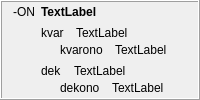
            <widget class="QFrame" name="frame_31">
             <property name="frameShape">
              <enum>QFrame::Box</enum>
             </property>
             <property name="frameShadow">
              <enum>QFrame::Raised</enum>
             </property>
             <layout class="QHBoxLayout" name="horizontalLayout_53">
              <property name="topMargin">
               <number>3</number>
              </property>
              <property name="bottomMargin">
               <number>3</number>
              </property>
              <item>
               <widget class="QLabel" name="label_306">
                <property name="sizePolicy">
                 <sizepolicy hsizetype="Maximum" vsizetype="Preferred">
                  <horstretch>0</horstretch>
                  <verstretch>0</verstretch>
                 </sizepolicy>
                </property>
                <property name="text">
                 <string>-ON</string>
                </property>
                <property name="alignment">
                 <set>Qt::AlignHCenter|Qt::AlignTop</set>
                </property>
                <property name="tipo" stdset="0">
                 <string>afikso</string>
                </property>
               </widget>
              </item>
              <item>
               <layout class="QVBoxLayout" name="verticalLayout_391">
                <item>
                 <widget class="QLabel" name="Lec09_Label699">
                  <property name="sizePolicy">
                   <sizepolicy hsizetype="Preferred" vsizetype="Maximum">
                    <horstretch>0</horstretch>
                    <verstretch>0</verstretch>
                   </sizepolicy>
                  </property>
                  <property name="styleSheet">
                   <string notr="true">font-weight: bold;</string>
                  </property>
                  <property name="text">
                   <string>TextLabel</string>
                  </property>
                  <property name="wordWrap">
                   <bool>true</bool>
                  </property>
                 </widget>
                </item>
                <item>
                 <layout class="QVBoxLayout" name="verticalLayout_45">
                  <item>
                   <layout class="QVBoxLayout" name="verticalLayout_392">
                    <property name="spacing">
                     <number>3</number>
                    </property>
                    <item>
                     <layout class="QHBoxLayout" name="horizontalLayout_637">
                      <property name="spacing">
                       <number>12</number>
                      </property>
                      <item>
                       <widget class="neklakebla_nova" name="Lec09_Button661">
                        <property name="text">
                         <string>kvar</string>
                        </property>
                        <property name="wordWrap">
                         <bool>true</bool>
                        </property>
                       </widget>
                      </item>
                      <item>
                       <widget class="QLabel" name="Lec09_Label700">
                        <property name="sizePolicy">
                         <sizepolicy hsizetype="Expanding" vsizetype="Preferred">
                          <horstretch>0</horstretch>
                          <verstretch>0</verstretch>
                         </sizepolicy>
                        </property>
                        <property name="text">
                         <string>TextLabel</string>
                        </property>
                        <property name="wordWrap">
                         <bool>true</bool>
                        </property>
                       </widget>
                      </item>
                     </layout>
                    </item>
                    <item>
                     <layout class="QHBoxLayout" name="horizontalLayout_638">
                      <property name="spacing">
                       <number>12</number>
                      </property>
                      <item>
                       <widget class="label_sago_reversa" name="label_401">
                        <property name="sizePolicy">
                         <sizepolicy hsizetype="Maximum" vsizetype="Preferred">
                          <horstretch>0</horstretch>
                          <verstretch>0</verstretch>
                         </sizepolicy>
                        </property>
                        <property name="text">
                         <string/>
                        </property>
                        <property name="pixmap">
                         <pixmap resource="ikonoj.qrc">:/ikonoj/sago_revena.png</pixmap>
                        </property>
                       </widget>
                      </item>
                      <item>
                       <widget class="neklakebla_nova" name="Lec09_Button662">
                        <property name="text">
                         <string>kvarono</string>
                        </property>
                        <property name="wordWrap">
                         <bool>true</bool>
                        </property>
                       </widget>
                      </item>
                      <item>
                       <widget class="QLabel" name="Lec09_Label701">
                        <property name="sizePolicy">
                         <sizepolicy hsizetype="Expanding" vsizetype="Preferred">
                          <horstretch>0</horstretch>
                          <verstretch>0</verstretch>
                         </sizepolicy>
                        </property>
                        <property name="text">
                         <string>TextLabel</string>
                        </property>
                        <property name="wordWrap">
                         <bool>true</bool>
                        </property>
                       </widget>
                      </item>
                     </layout>
                    </item>
                   </layout>
                  </item>
                 </layout>
                </item>
                <item>
                 <layout class="QVBoxLayout" name="verticalLayout_393">
                  <property name="spacing">
                   <number>3</number>
                  </property>
                  <item>
                   <layout class="QHBoxLayout" name="horizontalLayout_639">
                    <property name="spacing">
                     <number>12</number>
                    </property>
                    <item>
                     <widget class="neklakebla_nova" name="Lec09_Button61">
                      <property name="text">
                       <string>dek</string>
                      </property>
                      <property name="wordWrap">
                       <bool>true</bool>
                      </property>
                     </widget>
                    </item>
                    <item>
                     <widget class="QLabel" name="Lec09_Label62">
                      <property name="sizePolicy">
                       <sizepolicy hsizetype="Expanding" vsizetype="Preferred">
                        <horstretch>0</horstretch>
                        <verstretch>0</verstretch>
                       </sizepolicy>
                      </property>
                      <property name="text">
                       <string>TextLabel</string>
                      </property>
                      <property name="wordWrap">
                       <bool>true</bool>
                      </property>
                     </widget>
                    </item>
                   </layout>
                  </item>
                  <item>
                   <layout class="QHBoxLayout" name="horizontalLayout_640">
                    <property name="spacing">
                     <number>12</number>
                    </property>
                    <item>
                     <widget class="label_sago_reversa" name="label_402">
                      <property name="sizePolicy">
                       <sizepolicy hsizetype="Maximum" vsizetype="Preferred">
                        <horstretch>0</horstretch>
                        <verstretch>0</verstretch>
                       </sizepolicy>
                      </property>
                      <property name="text">
                       <string/>
                      </property>
                      <property name="pixmap">
                       <pixmap resource="ikonoj.qrc">:/ikonoj/sago_revena.png</pixmap>
                      </property>
                     </widget>
                    </item>
                    <item>
                     <widget class="neklakebla_nova" name="Lec09_Button62">
                      <property name="text">
                       <string>dekono</string>
                      </property>
                      <property name="wordWrap">
                       <bool>true</bool>
                      </property>
                     </widget>
                    </item>
                    <item>
                     <widget class="QLabel" name="Lec09_Label63">
                      <property name="sizePolicy">
                       <sizepolicy hsizetype="Expanding" vsizetype="Preferred">
                        <horstretch>0</horstretch>
                        <verstretch>0</verstretch>
                       </sizepolicy>
                      </property>
                      <property name="text">
                       <string>TextLabel</string>
                      </property>
                      <property name="wordWrap">
                       <bool>true</bool>
                      </property>
                     </widget>
                    </item>
                   </layout>
                  </item>
                 </layout>
                </item>
               </layout>
              </item>
             </layout>
            </widget>
